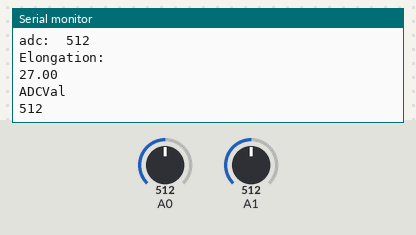
Bench run of a sketch on a simulated Arduino Uno, built with avr-gcc and run on an emulated ATmega328P. On the bench: the last lines printed to the serial monitor. Inputs (shaded band) come from the test bench; at power-on: A0 = 512, A1 = 512.

Above: at 5.9 s.
6.0 s: A0 set to 11
At 6.9 s:
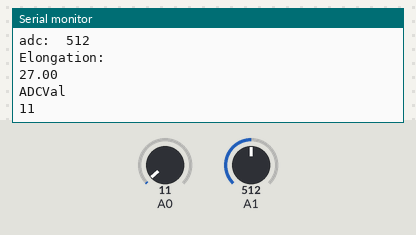
7.5 s: A0 set to 8
At 9.0 s:
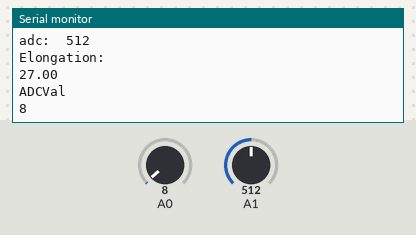
Timing chart, 0 to 10.5 s (numbered marks = the images above; inputs shaded):
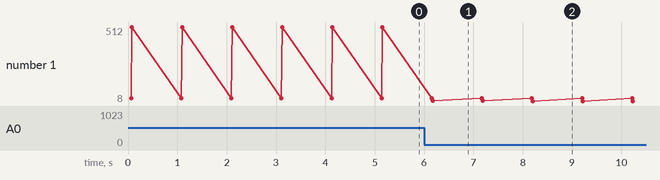

Measured:
- after the input at 6.0 s, the serial monitor: prints a new line after 0.17 s (image 1)
- after the input at 7.5 s, the serial monitor: prints a new line after 0.70 s (image 2)
- plotted number 1: 512 → 11 after the input at 6.0 s, 11 → 8 after the input at 7.5 s

The sketch:

sketch_mar27a.ino
```cpp
#define RESISTANCE 10000

int adc0; // for CA 1
int adc1; // for CA 2
int adc2; // for therm1
int adc3; // for therm2
int adc4; // for therm3
int adc5; // for tension

//int num avg

//int arr0[30];
//int arr1[30];
//int arr2[30];
//int arr3[30];
//int arr4[30];
//int arr5[30];

int i, adcVal1, adcVal2;
double thermRest1, thermRest2;
double temp1, temp2, tempf1, tempf2, tempAvg;

double tempCircumference, circumference;

void setup() {
  // put your setup code here, to run once:

//  pinMode(A0, INPUT);
//  pinMode(A1, INPUT);
//  pinMode(A2, INPUT);
//  pinMode(A3, INPUT);
//  pinMode(A4, INPUT);
//  pinMode(A5, INPUT);
//  analogReference(EXTERNAL);
  Serial.begin(9600);
  thermRest1 = 0;
  thermRest2 = 0;
  temp1 = 0;
  temp2 = 0;
  tempf1 = 0;
  tempf2 = 0;
  tempAvg = 0;
  tempCircumference = 0;
  circumference = 0;
  i = 1;
  adcVal1 = 0;
  adcVal2 = 0;

}

void loop() {
//  adc0 = analogRead(A0);
  adc1 = analogRead(A1);
  thermRest1 = RESISTANCE / ((1023.0 / adc1) - 1);
//  thermRest2 = RESISTANCE / ((1023.0 / adc1) - 1);
  temp1 = -22.63 * log(thermRest1)+206.8;
//  temp2 = -22.63 * log(thermRest2)+206.8;
  tempf1 = temp1 * 1.8 + 32;
//  tempf2 = temp2 * 1.8 + 32;
//  tempAvg = (tempf1 + tempf2) / 2;
  Serial.print("\n\n\n\n\n\n\n\n\n\n\n\n\n\nTemperature:\t");
  Serial.println(tempf1);
//  Serial.print("rest1:\t");
//  Serial.println(thermRest1);
  Serial.print("adc:\t");
  Serial.println(adc1);

//  Serial.print("\n\n\n\n\n\n\n\ntemp2:\t");
//  Serial.println(tempf2);
//  Serial.print("rest2:\t");
//  Serial.println(thermRest2);
//  Serial.print("adc:\t");
//  Serial.println(adc1);

//  Serial.println("\n\n\n\n\n\n\n\n\n\n\n\nTemperature:");
//  Serial.println(tempAvg);
  //second order polynomial
  // y = .001513231441121x^2-2.238437260225210x+827.040640269862

  // linear progression
  // y = 0.128424683872337x - 98.346586267050600

  adcVal1 = analogRead(A0);
//  circumference = .001513231441121*(adcVal1*adcVal1) -2.238437260225210*adcVal1+827.040640269862;
  circumference = 0.128424683872337*adcVal1 - 98.346586267050600;
  circumference = circumference / 2;
  circumference = circumference + 7.3;
  if (circumference < 7.3) {
    circumference = 7.3;
  }
  circumference = 19.7 + circumference;
  Serial.println("\n\n\nElongation:");
  Serial.println(circumference);
  Serial.println("ADCVal");
  Serial.println(adcVal1);

  delay(1000);


}
```
